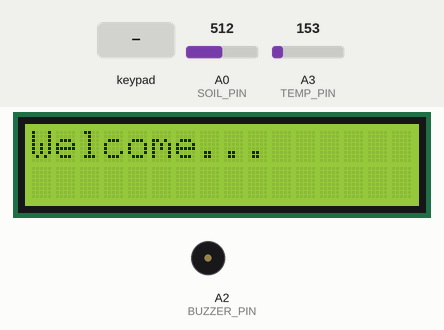
Recording of a sketch running on a simulated Arduino Uno, built with avr-gcc and run on an emulated ATmega328P. On the bench: 16×2 character LCD, buzzer (waves = sounding). The test bench sets the inputs (shaded band); at power-on: A0 (SOIL_PIN) = 512, A3 (TEMP_PIN) = 153.

Above: at 1.5 s.
At 3.4 s:
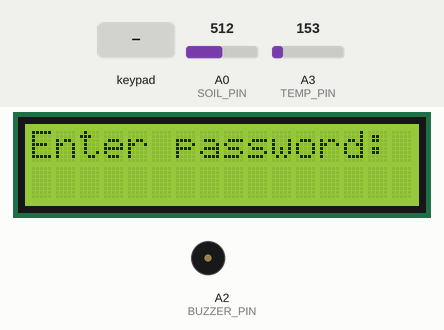
3.5 s: keypad keys 6 6 6 # pressed 0.4 s apart
At 8.5 s:
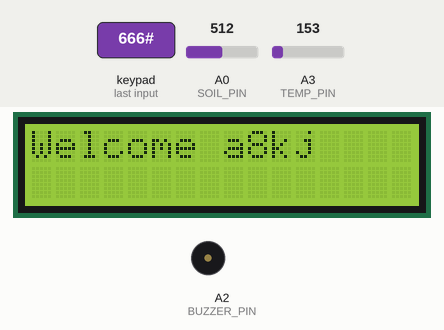
At 10.3 s:
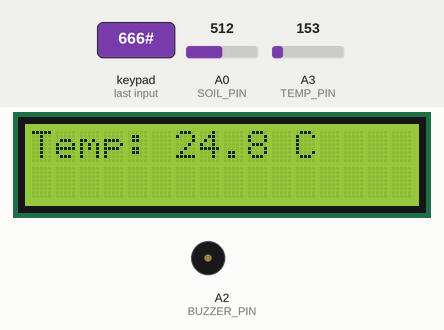
Timing chart, 0 to 21.6 s (numbered marks = the images above; inputs shaded):
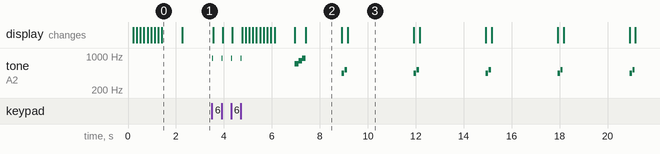

The sketch:

ahhhh_my_assignment1.ino
```cpp
#include <Keypad.h>
#include <LiquidCrystal.h>

LiquidCrystal lcd(12, 11, 5, 4, 3, 2);

const byte ROWS = 4;
const byte COLS = 4;
byte rowPins[ROWS] = {2, 3, 6, 7};
byte colPins[COLS] = {8, 9, 10, 13};

const char keys[ROWS][COLS] = {
  {'1','2','3','A'},
  {'4','5','6','B'},
  {'7','8','9','C'},
  {'*','0','#','D'}
};

Keypad keypad = Keypad(makeKeymap(keys), rowPins, colPins, ROWS, COLS);

const String correctPassword = "666";
String inputPassword = "";
bool systemActive = false;

enum SensorType {
  TEMPERATURE,
  SOIL_MOISTURE,
  LIGHT_INTENSITY,
  SENSOR_COUNT
};

const byte TEMP_PIN = A3;
const byte SOIL_PIN = A0;
const byte LDR_PIN  = A1;
const byte BUZZER_PIN = A2;

const unsigned int displayInterval = 3000;
unsigned long lastDisplayTime = 0;
byte currentState = 0;

const int SOIL_THRESHOLD  = 200;
const int LIGHT_DARK      = 150;
const int LIGHT_MEDIUM    = 500;

void playFailTune() {
  tone(BUZZER_PIN, 300, 250); delay(300);
  tone(BUZZER_PIN, 250, 250); delay(300);
  tone(BUZZER_PIN, 200, 250); delay(300);
  noTone(BUZZER_PIN);
}

void playChillTune() {
  tone(BUZZER_PIN, 440, 100); delay(120);
  tone(BUZZER_PIN, 520, 100); delay(120);
  noTone(BUZZER_PIN);
}

void playClickSound() {
  tone(BUZZER_PIN, 900, 40);
  delay(50);
  noTone(BUZZER_PIN);
}

void playWelcomeTone() {
  tone(BUZZER_PIN, 700, 150);
  delay(150);
  tone(BUZZER_PIN, 800, 150);
  delay(150);
  tone(BUZZER_PIN, 900, 150);
  delay(150);
  noTone(BUZZER_PIN);
}

void animateWelcome() {
  lcd.clear();
  lcd.setCursor(0, 0);
  String welcomeText = "Welcome...";
  for (int i = 0; i < welcomeText.length(); i++) {
    lcd.print(welcomeText[i]);
    delay(150);
  }
  delay(700);
  lcd.clear();
}

void showTemperature() {
  lcd.print("Temp: ");
  int raw = analogRead(TEMP_PIN);
  float voltage = raw * 5.0 / 1023.0;
  float temperature = (voltage - 0.5) * 100.0;
  lcd.print(temperature, 1);
  lcd.print(" C");
}

void showSoilMoisture() {
  int value = analogRead(SOIL_PIN);
  lcd.print("Soil Moisture:");
  lcd.setCursor(0, 1);
  lcd.print(value < SOIL_THRESHOLD ? "Dry" : "Wet");
}

void showLighting() {
  int value = analogRead(LDR_PIN);
  lcd.print("Lighting:");
  lcd.setCursor(0, 1);
  if (value < LIGHT_DARK)
    lcd.print("Dark");
  else if (value < LIGHT_MEDIUM)
    lcd.print("Medium Lit");
  else
    lcd.print("Lit");
}

void handlePasswordInput() {
  char key = keypad.getKey();
  if (!key) return;

  playClickSound();

  if (key == '#') {
    if (inputPassword == correctPassword) {
      animateWelcome();
      playWelcomeTone();
      lcd.clear();
      lcd.print("Welcome a8kj");
      delay(1500);
      lcd.clear();
      systemActive = true;
    } else {
      inputPassword = "";
      lcd.clear();
      lcd.print("Wrong password");
      playFailTune();
      delay(2000);
      lcd.clear();
      lcd.print("Enter password:");
    }
  } else if (key == '*') {
    inputPassword = "";
    lcd.clear();
    lcd.print("Enter password:");
  } else if (inputPassword.length() < correctPassword.length() && isDigit(key)) {
    inputPassword += key;
    lcd.setCursor(inputPassword.length() - 1, 1);
    lcd.print('*');
  }
}

void displaySensorData() {
  lcd.clear();
  playChillTune();
  switch (currentState) {
    case TEMPERATURE:
      showTemperature();
      break;
    case SOIL_MOISTURE:
      showSoilMoisture();
      break;
    case LIGHT_INTENSITY:
      showLighting();
      break;
  }
  currentState = (currentState + 1) % SENSOR_COUNT;
}

void setup() {
  Serial.begin(9600);
  pinMode(BUZZER_PIN, OUTPUT);
  lcd.begin(16, 2);
  animateWelcome();
  lcd.print("Enter password:");
}

void loop() {
  if (!systemActive) {
    handlePasswordInput();
    return;
  }

  if (millis() - lastDisplayTime >= displayInterval) {
    lastDisplayTime = millis();
    displaySensorData();
  }
}
```

Measured:
- after the input at 3.5 s, tone on A2 (BUZZER_PIN): plays 900 Hz for 0.04 s, 900 Hz for 0.04 s, 900 Hz for 0.04 s, 900 Hz for 0.04 s, 700 Hz for 0.15 s, 800 Hz for 0.15 s … (17 notes in this stretch), starting at once; the display: first changes after 0.06 s (image 2 shows a later state)
- what the display in image 0 shows lasts 0.9 s, from 1.4 s to 2.3 s
- what the display in image 2 shows lasts 1.5 s, from 7.4 s to 8.9 s
